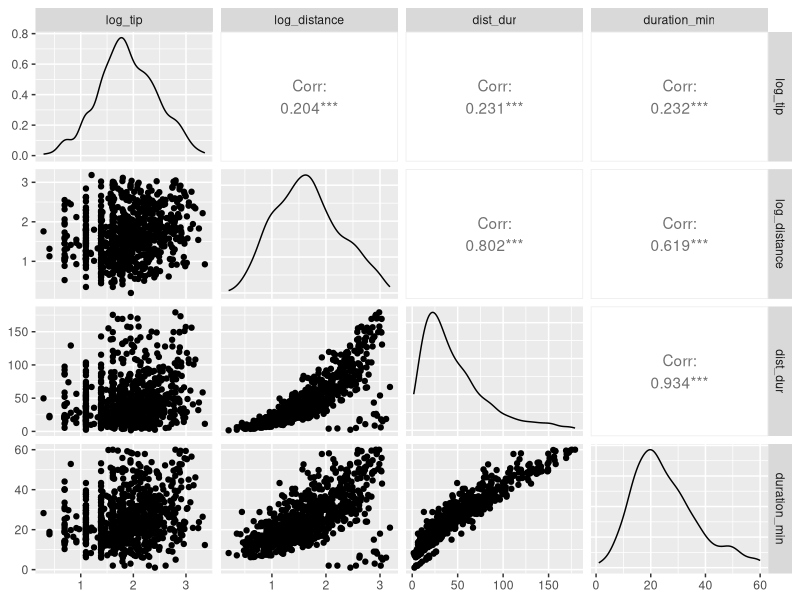
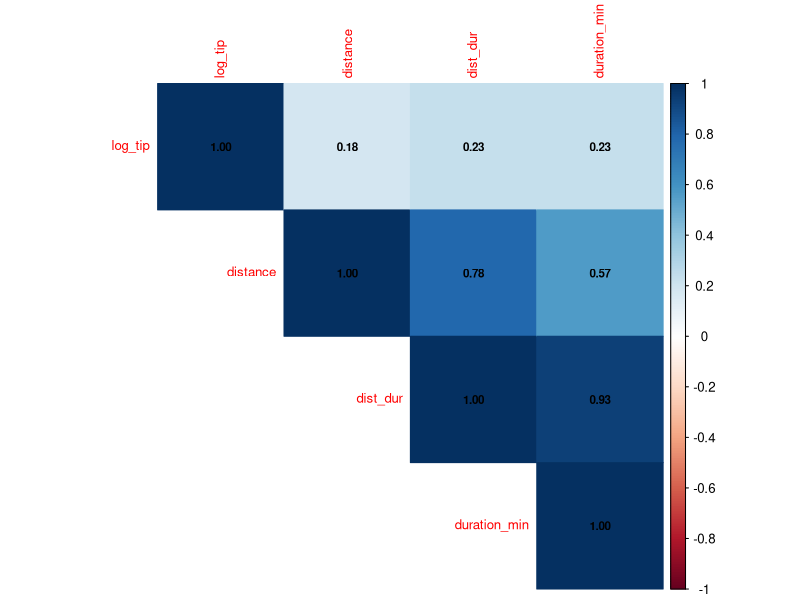
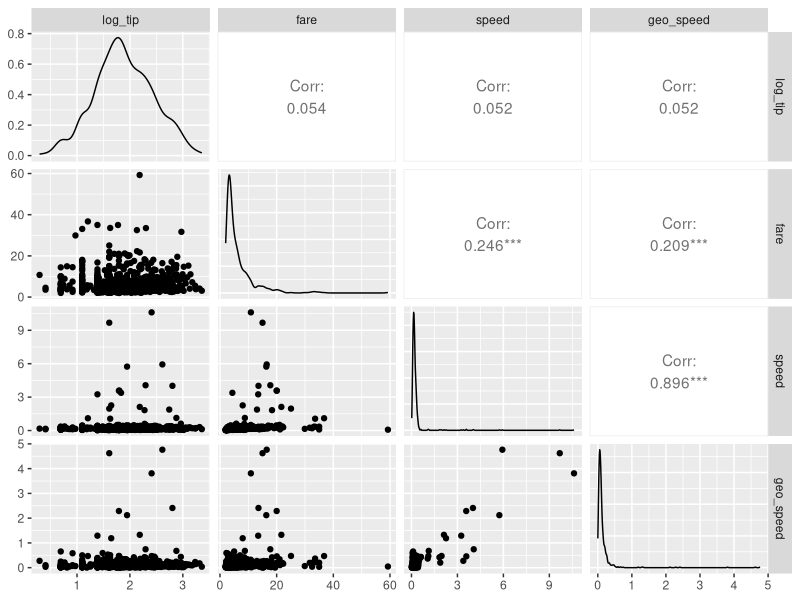
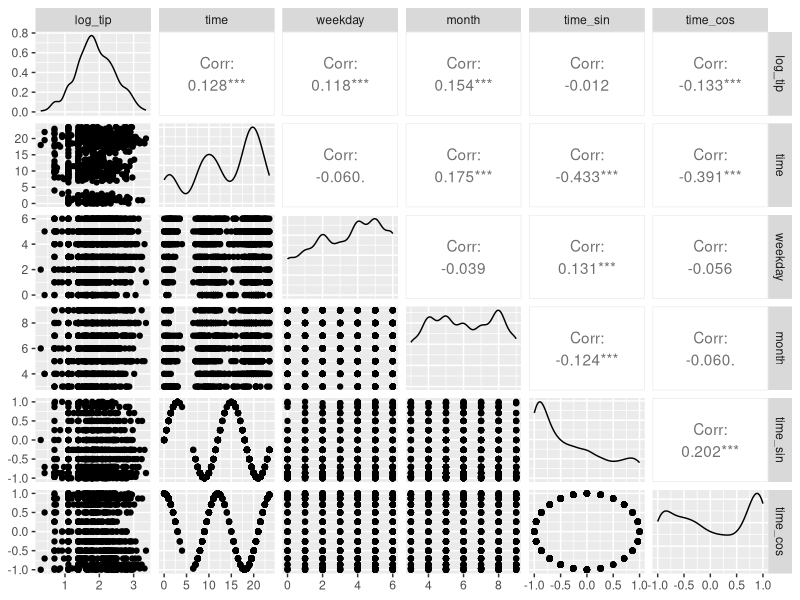
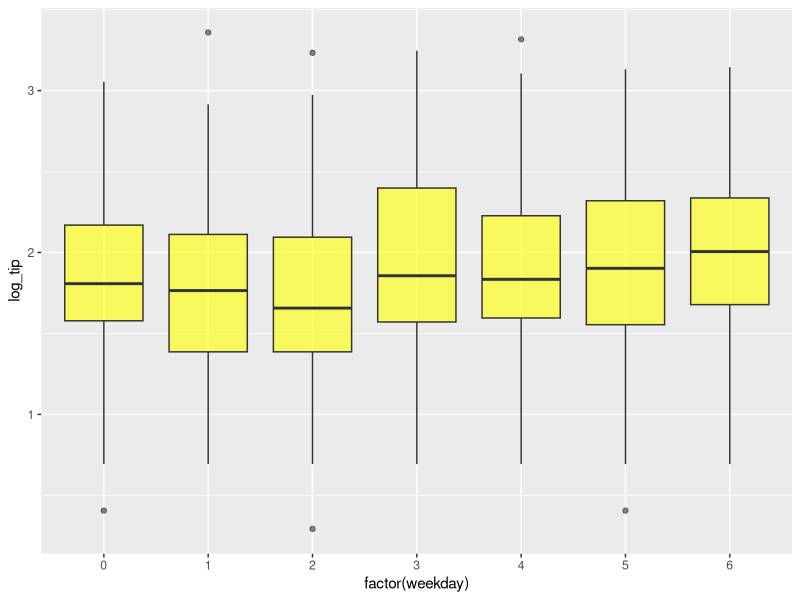
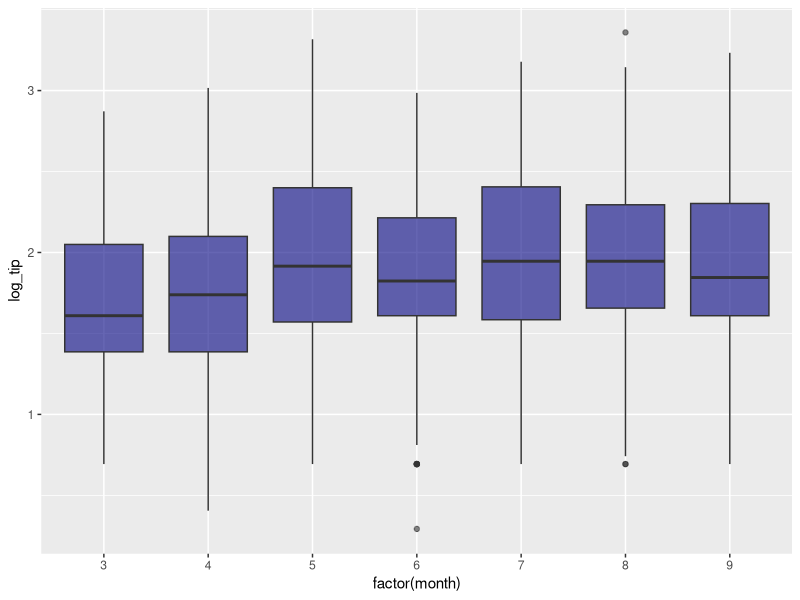
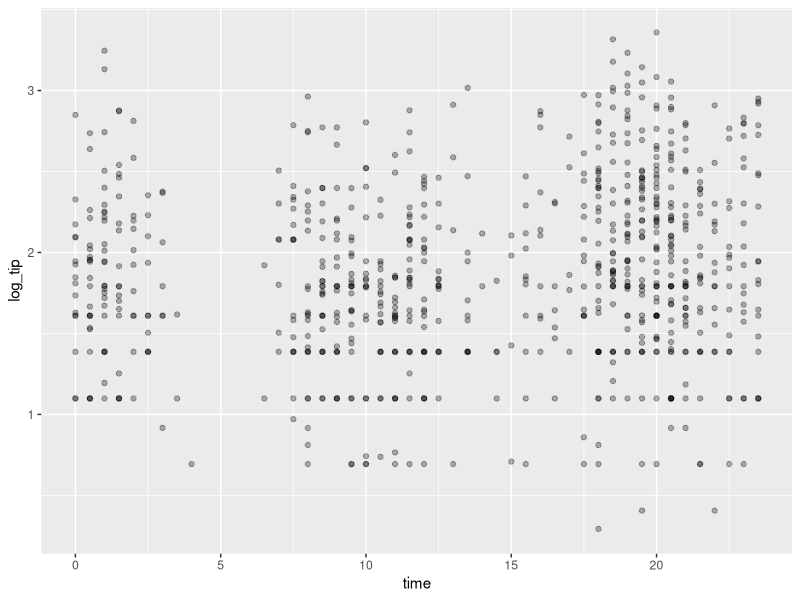
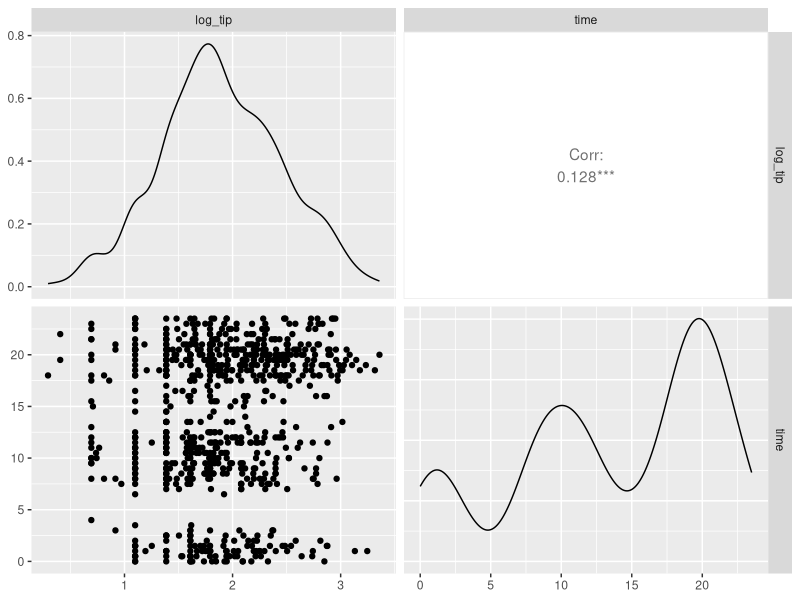

Reproduce these figures in R, in order. (Note: this script raises an error after producing the figures.)
library(tidyverse)
library(corrplot)
library(GGally)

tips <- read.csv("data/dataset_cleaned.csv", stringsAsFactors = TRUE)
tips <- as_tibble(tips)

#podzial danych

n <- nrow(tips)
set.seed(1)
idx <- sample(1:n)

train <- tips[idx[1:floor(0.70 * n)], ]
val   <- tips[idx[(floor(0.70 * n) + 1):floor(0.85 * n)], ]
test  <- tips[idx[(floor(0.85 * n) + 1):n], ]

nrow(train) / n
nrow(val)   / n
nrow(test)  / n

summary(train)

#####
#liczenie korelacji dla pierwszego zestawu zmiennych

# Q-Q plot dla wybranej zmiennej
#ggplot(train, aes(y = tip)) +
#  geom_boxplot() +
#  theme_minimal()

#train %>%
#  select(tip,distance,geo_distance,duration_min,fare,speed,geo_speed) %>%
#  ggpairs()

#transformacja, ze wzgledu na prawostronny rozklad

train <- train %>%
  mutate(
    log_tip = log(tip + 1),
    log_distance = log(distance + 1),
  )

nrow(train)

#usuwanie outlierów

train <- train %>%
  filter(
    abs(log_tip - mean(log_tip))         < 3 * sd(log_tip),
    abs(log_distance - mean(log_distance)) < 3 * sd(log_distance),
    abs(duration_min - mean(duration_min)) < 3 * sd(duration_min)
  )

nrow(train)

train <- train %>%
  mutate(
    dist_dur = log_distance * duration_min
  )

train %>%
  select(log_tip,log_distance,dist_dur,duration_min) %>%
  ggpairs()

macierz <- train %>%
  select(log_tip,distance,dist_dur,duration_min) %>%
  cor(use = "complete.obs")

corrplot(macierz, method = "color", type = "upper",
         addCoef.col = "black", number.cex = 0.7,
         tl.cex = 0.8)

train %>%
  select(log_tip,fare,speed,geo_speed) %>%
  ggpairs()

#####

#####
#korelacje drugiego zestawu zmiennych

train %>%
  select(log_tip,time,weekday,month,time_sin,time_cos) %>%
  ggpairs()

ggplot(train, aes(x = factor(weekday), y = log_tip)) +
  geom_boxplot(fill = "yellow", alpha = 0.6)

train <- train %>%
  mutate(is_weekday = if_else(month >= 3, 1, 0))

ggplot(train, aes(x = factor(month), y = log_tip)) +
  geom_boxplot(fill = "navy", alpha = 0.6)

train <- train %>%
  mutate(is_summer = if_else(month >= 5 & month <= 9, 1, 0))

ggplot(train, aes(x = time, y = log_tip)) +
  geom_point(alpha = 0.3)

train %>%
  select(log_tip,time) %>%
  ggpairs()

train <- train %>%
  mutate(time_of_day = case_when(
    hour >= 21 | time < 5  ~ "night",
    hour >= 5  & time < 16 ~ "afternoon",
    hour >= 16 & time < 21 ~ "evening"
  ) %>% factor())

peak_hour <- 20 

train <- train %>%
  mutate(time_cos = cos(2 * pi * (time - peak_hour) / 24))

####

######
#trzeci zestaw
train %>%
  select(log_tip, points, deliveries_count) %>%
  ggpairs()

# deliveries_count
ggplot(train, aes(x = factor(deliveries_count), y = log_tip)) +
  geom_boxplot(fill = "blue", alpha = 0.6) +
  labs(x = "deliveries_count", title = "log_tip ~ deliveries_count")

train <- train %>%
  mutate(
    log_points = log(points + 1),
    poin_deli = points * deliveries_count
  )

train %>%
  select(log_tip, points, log_points, poin_deli) %>%
  ggpairs()

vars <- train %>% select(log_tip, points, log_points, poin_deli, deliveries_count)

cor_matrix <- cor(vars, method = "spearman", use = "complete.obs")
corrplot(cor_matrix, method = "number", type = "upper")

train$deliveries_f <- as.factor(train$deliveries_count)
val$deliveries_f <- as.factor(val$deliveries_count)
test$deliveries_f <- as.factor(test$deliveries_count)

####

#transformacje zbioru walidacyjnego i testowego
#1
val <- val %>%
  mutate(
    log_tip = log(tip + 1),
    log_distance = log(distance + 1),
    dist_dur = log_distance * duration_min
  )
test <- test %>%
  mutate(
    log_tip = log(tip + 1),
    log_distance = log(distance + 1),
    dist_dur = log_distance * duration_min
  )
#2
val <- val %>% mutate(is_weekday = if_else(month >= 3, 1, 0))
test <- test %>% mutate(is_weekday = if_else(month >= 3, 1, 0))
val  <- val  %>% mutate(is_summer = if_else(month >= 5 & month <= 9, 1, 0))
test <- test %>% mutate(is_summer = if_else(month >= 5 & month <= 9, 1, 0))

val <- val %>%
  mutate(time_of_day = case_when(
    hour >= 21 | time < 5  ~ "night",
    hour >= 5  & time < 16 ~ "afternoon",
    hour >= 16 & time < 21 ~ "evening"
  ) %>% factor())

test <- test %>%
  mutate(time_of_day = case_when(
    hour >= 21 | time < 5  ~ "night",
    hour >= 5  & time < 16 ~ "afternoon",
    hour >= 16 & time < 21 ~ "evening"
  ) %>% factor())

val <- val %>%
  mutate(time_cos = cos(2 * pi * (time - peak_hour) / 24))

test <- test %>%
  mutate(time_cos = cos(2 * pi * (time - peak_hour) / 24))

#3
val <- val %>%
  mutate(
    log_points = log(points + 1),
    poin_deli = points * deliveries_count
  )
test <- test %>%
  mutate(
    log_points = log(points + 1),
    poin_deli = points * deliveries_count
  )
val$deliveries_f <- as.factor(val$deliveries_count)
test$deliveries_f <- as.factor(test$deliveries_count)
#

summary(train)

write.csv(ryby, "data/train.csv", row.names = FALSE)
write.csv(ryby, "data/val.csv", row.names = FALSE)
write.csv(ryby, "data/test.csv", row.names = FALSE)
